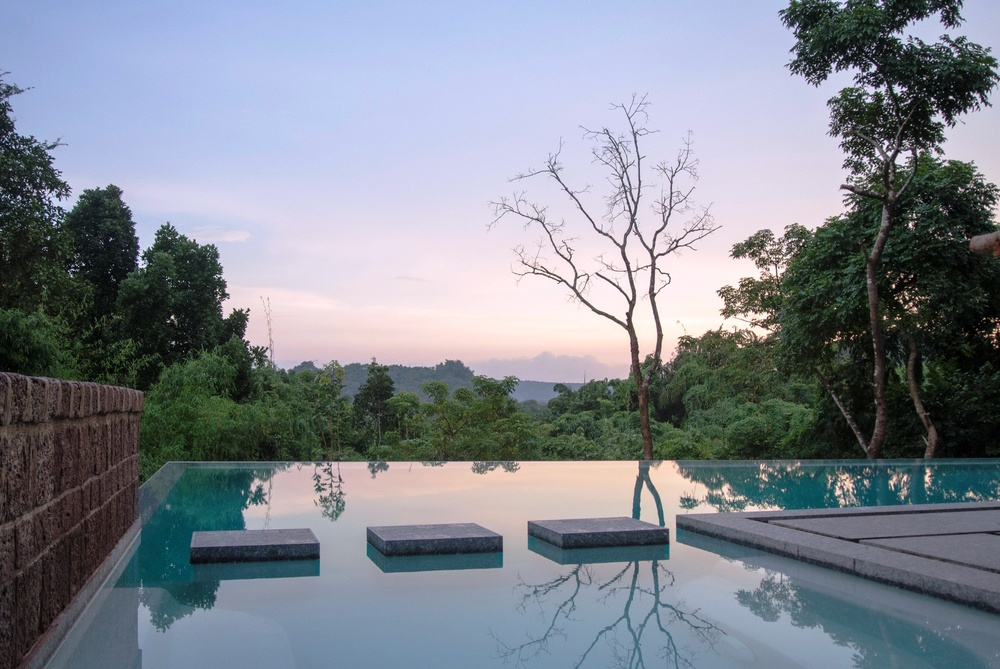
#> input picture games/AI master class python/day4/5.jpg, 1000 x 669 px, shrunk from 1936 x 1296 before the run
$ python ex2.py
#> lines starting #> are read from the running program, lines starting #| are printed output that depends on the picture; after the words box and inside, x2 and y2 are one past the last pixel; in counts of white or black regions, pixels touching at a corner belong together
import cv2
import imutils
img = cv2.imread("5.jpg")
#> img is the input picture: shape (669, 1000, 3); mean B, G, R 143.7, 133.9, 127.9

grayimg = cv2.cvtColor(img, cv2.COLOR_BGR2GRAY)
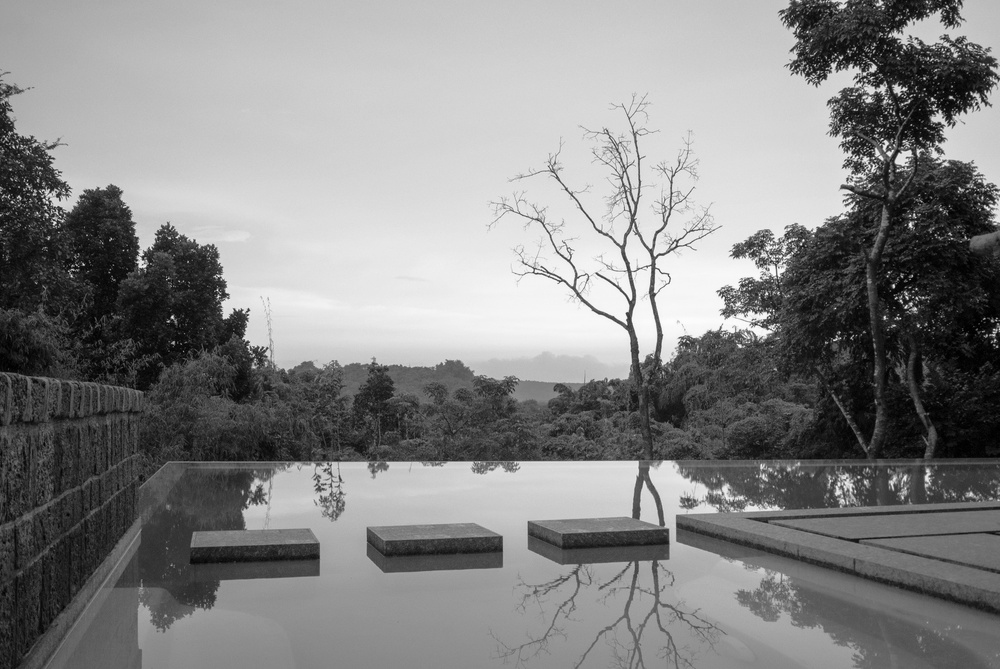
#> grayimg: shape (669, 1000); min 0, max 255, mean 133.2
threshImg = cv2.threshold(grayimg, 220, 255, cv2.THRESH_BINARY)[1]
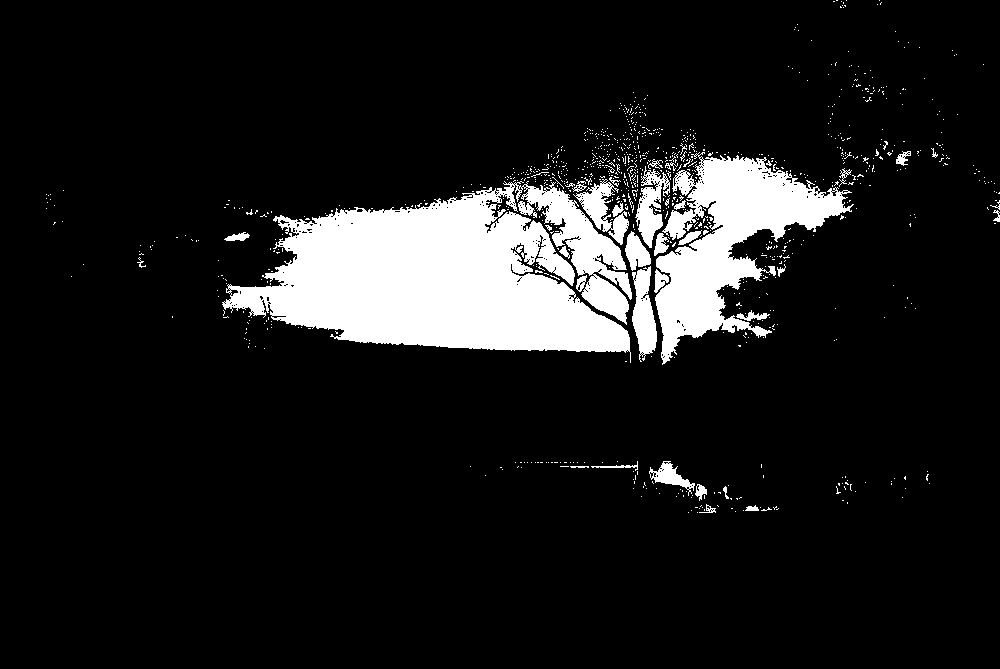
#> threshImg: shape (669, 1000); 10.8% white; 971 white regions (935 under 20 px), largest, box (x1, y1, x2, y2) and area: (222, 181, 632, 363) 46037, (655, 152, 854, 365) 16655, (632, 266, 657, 362) 1483
cv2.imwrite("thresh.jpg", threshImg)
